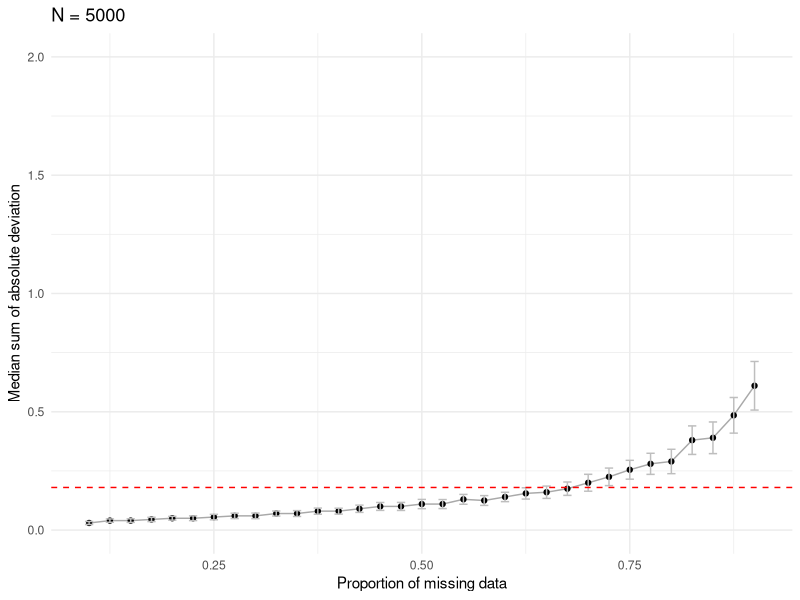
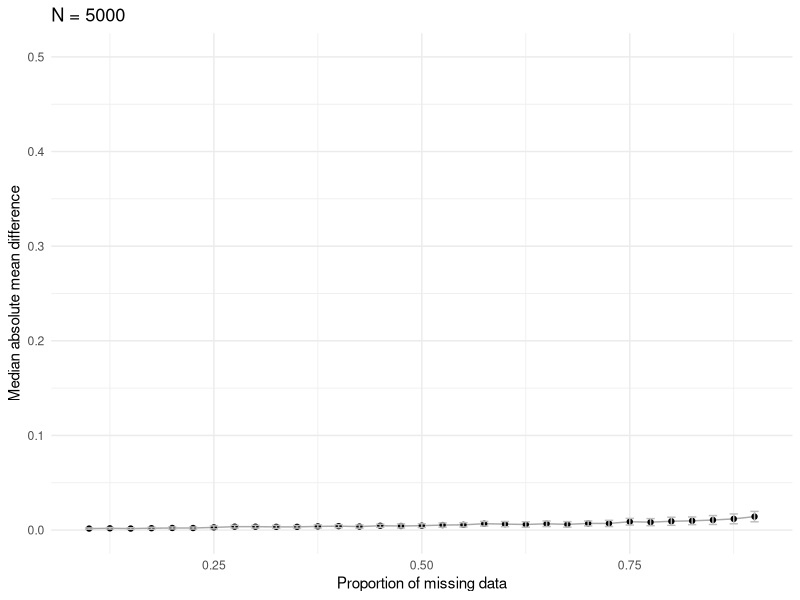
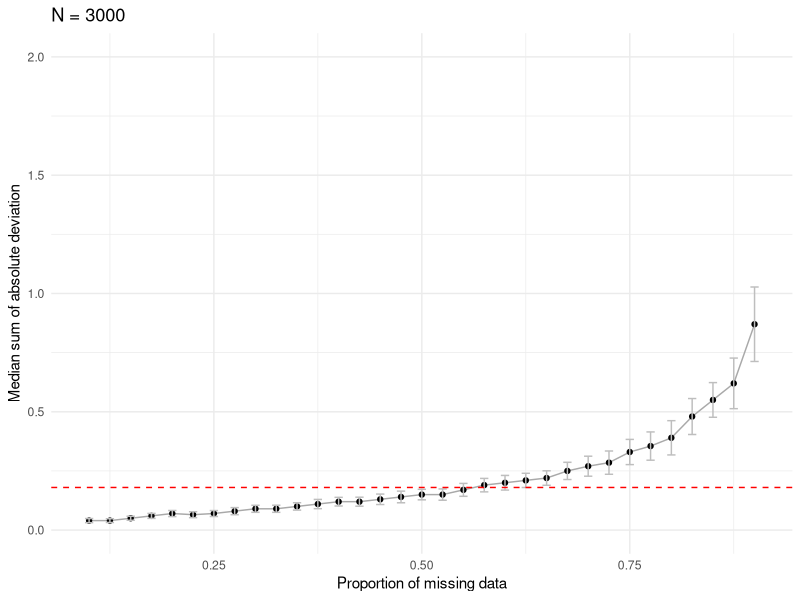
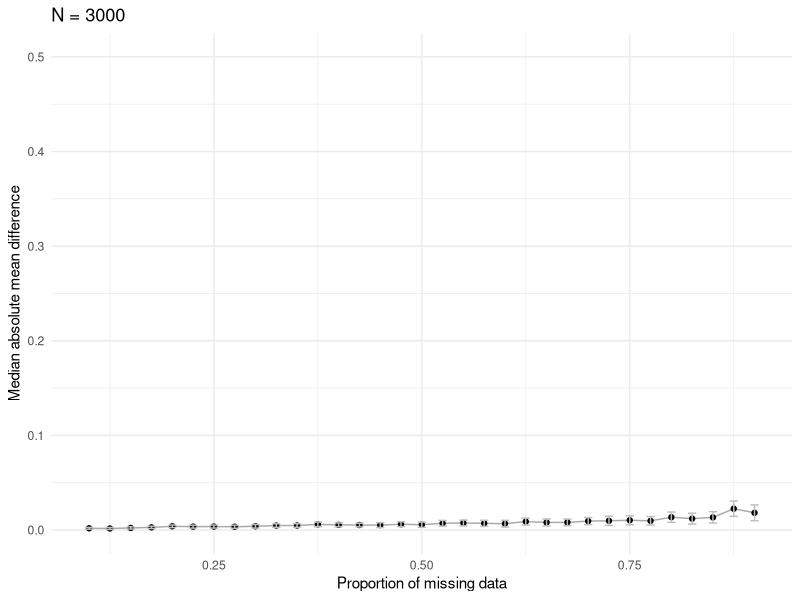
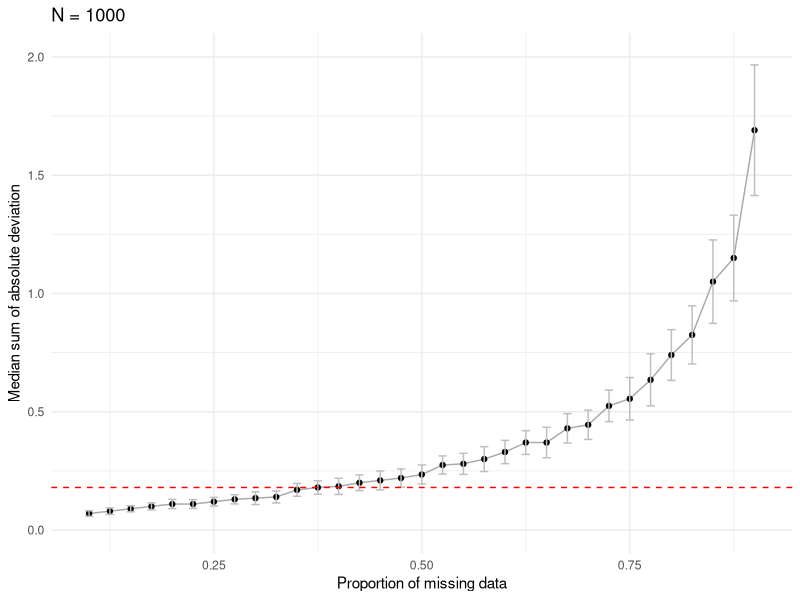
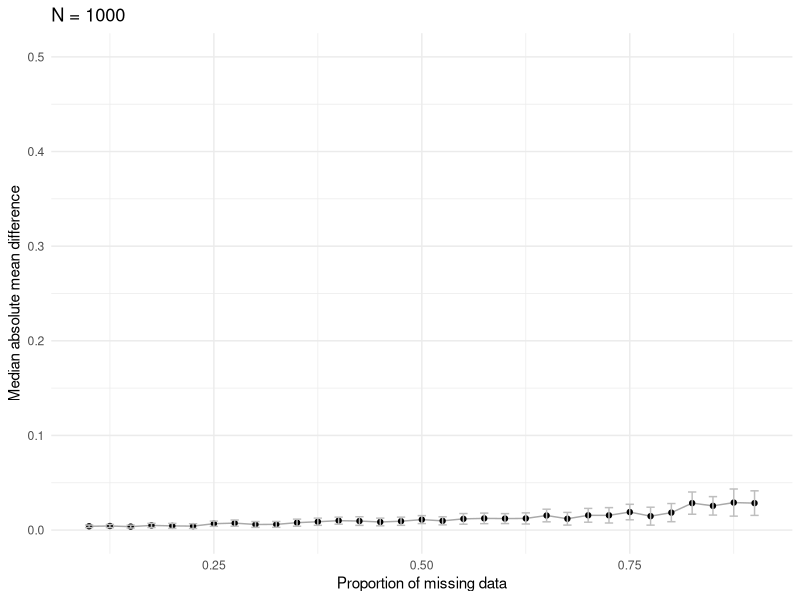
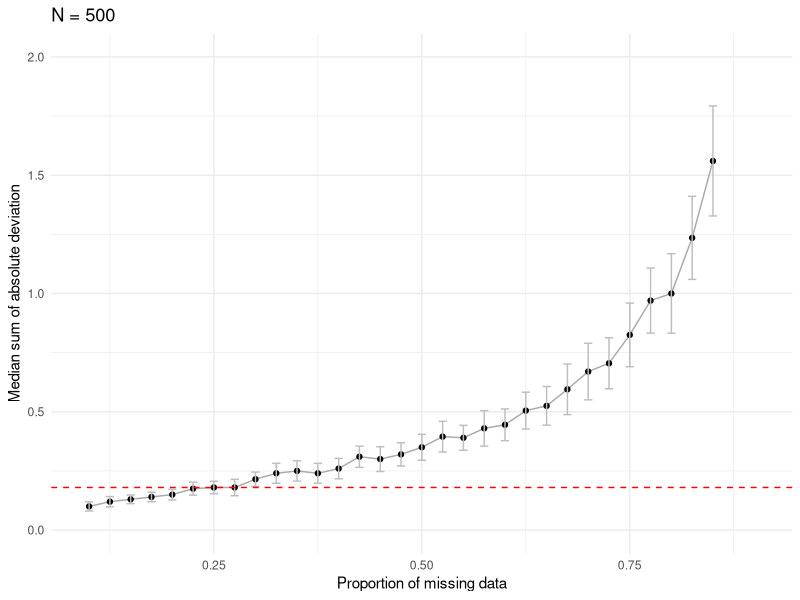
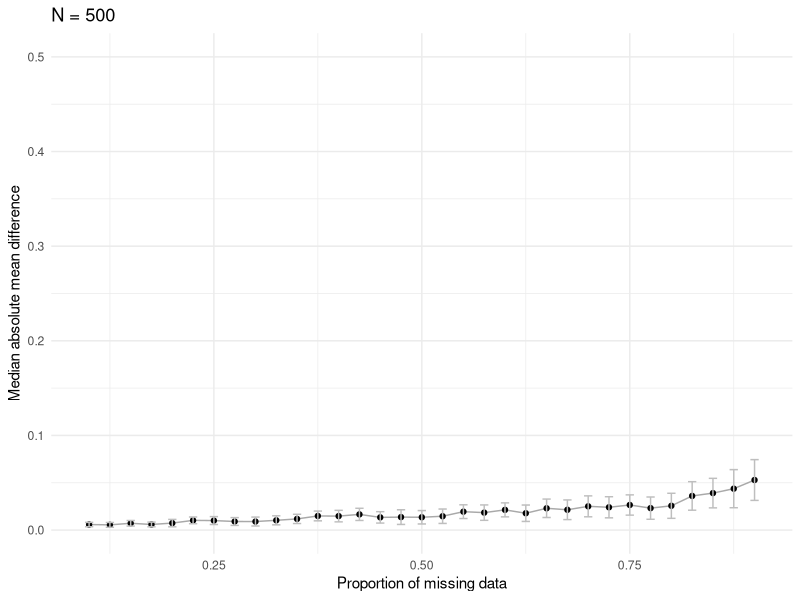

The R script that drew these images, in order:
## ---- chunk 1
library(MASS)
library(tidyverse)
library(GGally)

set.seed(110)

knitr::opts_chunk$set(echo = TRUE)
## ---- chunk 2

#correlation matrix
cor_matrix <- rbind(c(1, .25, .3, .1),
                    c(.25, 1, .2, .25),
                    c(.3, .2, 1, .1),
                    c(.1, .25, .1, 1))

cor_matrix

#vector of means
mean_vector <- c(5, 3, 4, 5)

#sample sizes for the simulation
sample_size_options <- c(5000, 3000, 1000, 500, 200)


## ---- chunk 3

for (sample_size in sample_size_options) {

  #simulate the data
  df <- as.data.frame(mvrnorm(n = sample_size, 
                                  mu = mean_vector, 
                                  Sigma = cor_matrix))
  
  
  # Testing the effect of missingness
  
  sim_summary <- data.frame(n = NA,
                            missing = NA,
                            iteration = NA,
                            sum_abs_dev = NA,
                            abs_mean_dif = NA)
  
  missing_prob <- seq(0.1, .9, by = 0.025) #test NA percentage bet. .1 and .9
  
  for (missing in missing_prob) {
  
    for (iteration in 1:100) {
    
    #creating a matrix of NAs
    
      for (i in 5:8) {
          df[, i] <- sample(c("response", NA),
                        replace = TRUE,
                        size = sample_size,
                        prob = c(1 - missing, missing))
        }
    
    #apply NAs to the complete dataset
    df_w_na <- df %>% 
                  dplyr::mutate(V1_na = if_else(V5 == "response", V1, -100),
                                V2_na = if_else(V6 == "response", V2, -100),
                                V3_na = if_else(V7 == "response", V3, -100),
                                V4_na = if_else(V8 == "response", V4, -100)
                                  ) %>% 
                  dplyr::select(contains("_na"))
    
    ##outcome 1: correlation between items
      #correlation matrix for the df with NAs
      cor_matrix_w_na <- cor(df_w_na, use = "pairwise.complete.obs") %>% round(2)
      
      
      #the original correlation matrix
      orig_cor_matrix <- cor(df[, 1:4]) %>% round(2)
      
      #compare the original correlation matrix and the one with NAs
      dif_cor_matrix <- orig_cor_matrix - cor_matrix_w_na
      
      #sum of absolute deviation
      sum_abs_dev <- sum(abs(dif_cor_matrix)) / 2
    
    ##outcome 2: mean of four items  
      #the mean of four items (no NAs)
      complete_mean <- (mean(df[,1]) + mean(df[,2]) + mean(df[,3]) + mean(df[,4]))/4
      #the mean of four items (w/ NAs)
      df_w_na_mean <- (mean(df_w_na[,1], na.rm = T) + mean(df_w_na[,2], na.rm = T) + 
                         mean(df_w_na[,3], na.rm = T) + mean(df_w_na[,4], na.rm = T))/4
      #absolute mean difference bet. complete and sparse datasets
      abs_mean_dif <- abs(complete_mean - df_w_na_mean)
    
    #save the output of this iteration
    sim_summary <- rbind(sim_summary, c(sample_size, missing, iteration, sum_abs_dev, abs_mean_dif))
    
    #print the iteration step (this is important for long simulations)
    print(paste0("simulation step: n = ", sample_size, ", %NA = ", missing, ", iter. = ", iteration))
     
    }
  }

  #save the plots for the 2 outcomes based on the full simulation for the assigned sample size
  summary_plot_cor <- sim_summary[-1,] %>% 
                        dplyr::group_by(missing) %>% 
                        summarise(med_dev = median(sum_abs_dev),
                                  sd = sd(sum_abs_dev)) %>% 
                        ggplot(aes(x = missing, y = med_dev)) +
                              geom_line(color = "darkgray") +
                              geom_point() +
                              ylim(0, 2) +
                              labs(
                                   title = paste0("N = ", sample_size),
                                   x = "Proportion of missing data",
                                   y = "Median sum of absolute deviation") +
                        geom_errorbar(aes(ymin = med_dev - sd/2, ymax = med_dev + sd/2), width=.01,
                           color = "gray") +
                        geom_hline(yintercept = .18, linetype = "dashed", 
                              color = "red", size = .5) +
                        theme_minimal() 
  
  summary_plot_mean <- sim_summary[-1,] %>% 
                        dplyr::group_by(missing) %>% 
                        summarise(med_dev = median(abs_mean_dif),
                                  sd = sd(abs_mean_dif)) %>% 
                        ggplot(aes(x = missing, y = med_dev)) +
                              geom_line(color = "darkgray") +
                              geom_point() +
                              ylim(0, .5) +
                              labs(
                                   title = paste0("N = ", sample_size),
                                   x = "Proportion of missing data",
                                   y = "Median absolute mean difference") +
                        geom_errorbar(aes(ymin = med_dev - sd/2, ymax = med_dev + sd/2), width=.01,
                           color = "gray") +
                        #geom_hline(yintercept = .18, linetype = "dashed", 
                        #      color = "red", size = .5) +
                        theme_minimal() 
  
  print(summary_plot_cor)
  print(summary_plot_mean)
  
  #save the plots as objects to be used outside the loop
  cor_plot_name <- paste0("plot_cor_", sample_size)
  assign(cor_plot_name, summary_plot_cor)
  
  mean_plot_name <- paste0("plot_mean_", sample_size)
  assign(mean_plot_name, summary_plot_mean)

}

## ---- chunk 4

ggpubr::ggarrange(plot_cor_5000, plot_cor_3000, plot_cor_1000, plot_cor_500, plot_cor_200, 
          ncol = 1, nrow = 5)
## ---- chunk 5

ggpubr::ggarrange(plot_mean_5000, plot_mean_3000, plot_mean_1000, plot_mean_500, plot_mean_200, 
          ncol = 1, nrow = 5)
